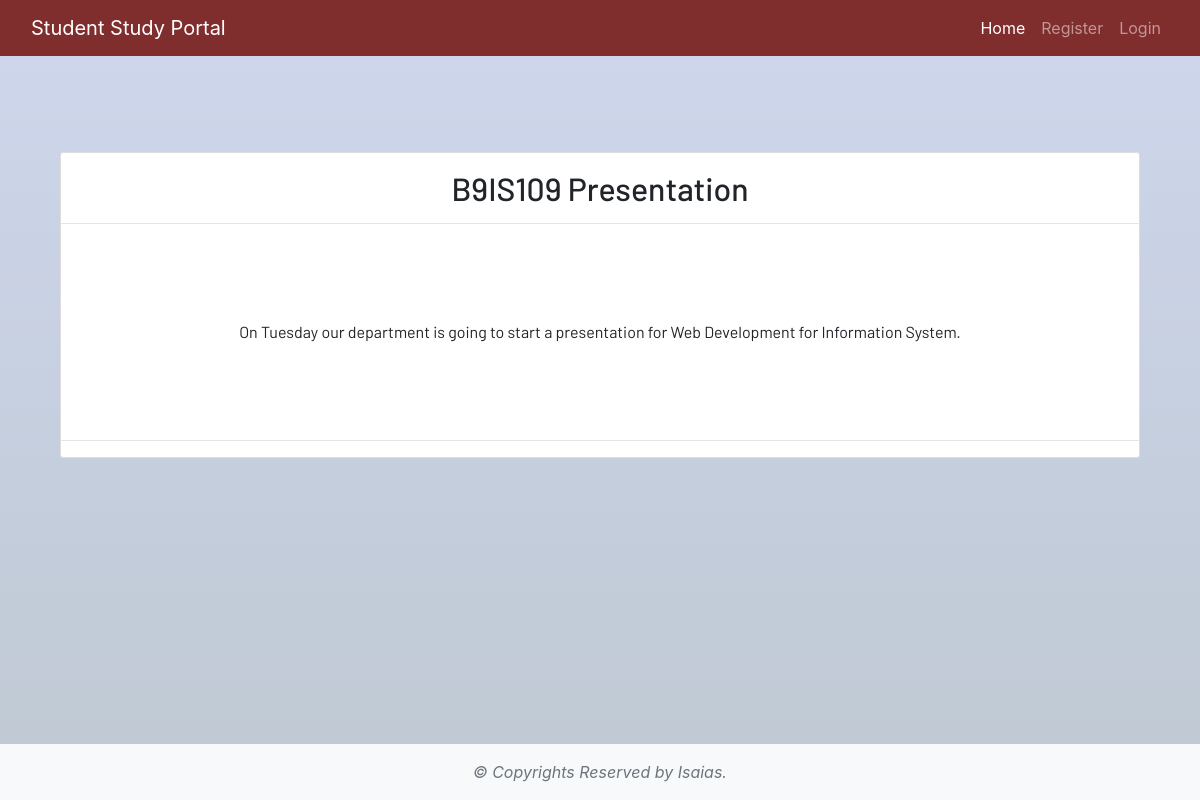
Screenshot of /notes_detail/12 with the database file from the repository.
### dashboard/models.py (models this page shows, shortened)
class Notes(models.Model):
    user = models.ForeignKey(User , on_delete=models.CASCADE)
    title= models.CharField(max_length=200)
    description = models.TextField()
    class Meta:
        verbose_name = "notes"
        verbose_name_plural = "notes"

### dashboard/views.py (the view)
# urls.py: path('notes_detail/<int:pk>',views.NotesDetailsView.as_view(), name="notes-detail"),
class NotesDetailsView(generic.DetailView):
    model = Notes

### dashboard/templates/dashboard/notes_detail.html
{% extends 'dashboard/base.html' %}
{% load static %}
{% block content %}
<section class='text-center container'>
    <div class="container">
        <div class="content-section p-0 mt-5">
            <div class="m-3">
                <h2>{{notes.title}}</h2>
            </div>
            <hr class="p-0 m-0">
            <p class="description m-5 p-5">
                {{notes.description}}
            </p>
            <hr>
        </div>
    </div>
</section>
{% endblock content %}

### static/css/main.css (style rules this page uses)
html { scroll-behavior: smooth; height: 100%; width: 100%; }
html, body { max-width: 100%; overflow-x: hidden; height: 100%; width: 100%; }
body { background: linear-gradient(rgba(12, 53, 164, 0.2), rgba(24, 59, 94, 0.278)); overflow-x: hidden; background-repeat: no-repeat; }
.content-section { background: #ffffff; padding: 10px 20px; border: 1px solid #dddddd; border-radius: 3px; margin-bottom: 20px; }

### rows the page displays
Notes: title "B9IS109 Presentation", description "On Tuesday our department is going to start a presentation for Web Development for Information System."
